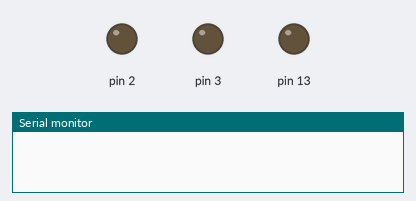
Bench run of a sketch on a simulated Arduino Uno, built with avr-gcc and run on an emulated ATmega328P. Shown: output pins drawn as LEDs (lit = HIGH), the last lines printed to the serial monitor.

Above: at 0.1 s.
At 2.2 s:
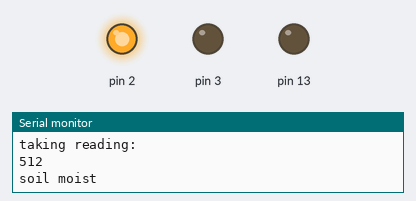
Timing chart, 0 to 3.7 s (numbered marks = the images above):
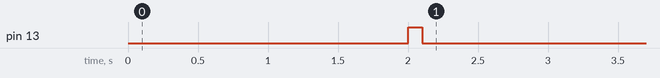

Measured:
- by itself, pin 13: LOW → HIGH at 2.0 s, → LOW 0.10 s later

The sketch:

plant.ino
```cpp
#include "MoistureSensor.h"
#include "Motor.h"
#include "DigitalPin.h"
#include "Logger.h"

MoistureSensor moistureSensor(A0, 13);
Motor waterPump(2);
DigitalPin buzzor(3);
//Logger logger(9600);

#define msReadSensorDelay 1200000
#define msBuzzorBeforeWateringDelay 100
#define msWateringActiveDelay 2000
#define msRetryAfterWateringDelay 30000
#define moistLevel 600


void setup() {
  Serial.begin(9600);

  waterPump.activate(msWateringActiveDelay);
}

void loop() {

  takeAndprocessReading();

  delay(msReadSensorDelay);
}


void takeAndprocessReading() {

  Serial.println("taking reading: ");
  int moistureReading = moistureSensor.takeReading();
  Serial.println(moistureReading);
  if (moistureReading < moistLevel)
  {
    Serial.println("soil moist");
    return;
  }

  Serial.println("soil dry: activating pump");
  buzzor.toggle(msBuzzorBeforeWateringDelay);
  waterPump.activate(msWateringActiveDelay);
  Serial.println("reading in a few secs");
  delay(msRetryAfterWateringDelay);
  takeAndprocessReading();
}
```

DigitalPin.cpp
```cpp
#include "DigitalPin.h"
#include "Arduino.h"

DigitalPin::DigitalPin(int pin)
{
  _pin = pin;

  pinMode(pin, OUTPUT);
  digitalWrite(pin, LOW);
}

void DigitalPin::on()
{
  digitalWrite(_pin, HIGH);
}

void DigitalPin::off()
{
  digitalWrite(_pin, LOW);
}

void DigitalPin::toggle(int ms)
{
  DigitalPin::on();
  delay(ms);
  DigitalPin::off();
}
```

DigitalPin.h
```cpp
#ifndef DigitalPin_h
#define DigitalPin_h

#include "Arduino.h"

class DigitalPin
{
  public:
    DigitalPin(int pin);
    void on();
    void off();
    void toggle(int ms);
  private:
    int _pin;
};

#endif
```

Logger.cpp
```cpp
#include "Logger.h"
#include "Arduino.h"

Logger::Logger(int baud)
{
  Serial.begin(baud);
}

void Logger::info(String msg)
{
  Serial.println(msg);
}

void Logger::info(int msg)
{
  Serial.println(msg);
}

void Logger::warn(String msg)
{
  Serial.println(msg);
}

void Logger::error(String msg)
{
  Serial.println(msg);
}

void Logger::debug(String msg)
{
  Serial.println(msg);
}
```

Logger.h
```cpp
#ifndef Logger_h
#define Logger_h

#include "Arduino.h"

class Logger
{
  public:
    Logger(int);
    void info(String);
    void info(int);
    void warn(String);
    void error(String);
    void debug(String);
  private:
};

#endif
```

MoistureSensor.cpp
```cpp
#include "MoistureSensor.h"
#include "Arduino.h"

MoistureSensor::MoistureSensor(int sensorPin, int vccPin)
{
  _sensorPin = sensorPin;
  _vccPin = vccPin;

  pinMode(vccPin, OUTPUT);
  digitalWrite(vccPin, LOW);
}

int MoistureSensor::takeReading()
{
  digitalWrite(_vccPin, HIGH);
  delay(100);

  int sensorValue = analogRead(_sensorPin);

  digitalWrite(_vccPin, LOW);

  return sensorValue;
}
```

MoistureSensor.h
```cpp
#ifndef MoistureSensor_h
#define MoistureSensor_h

#include "Arduino.h"

class MoistureSensor
{
  public:
    //requires a vcc pin so that we dont have it on unnecessarily and damage the sensor due to electrolysis
    MoistureSensor(int sensorPin, int vccPin);
    int takeReading();
  private:
    int _sensorPin;
    int _vccPin;
};

#endif
```

Motor.cpp
```cpp
#include "Motor.h"
#include "Arduino.h"

Motor::Motor(int pin)
{
  _pin = pin;

  pinMode(pin, OUTPUT);
  digitalWrite(pin, HIGH);
}

void Motor::activate(int ms)
{
  digitalWrite(_pin, LOW);
  delay(ms);
  digitalWrite(_pin, HIGH);
}

void Motor::reverseActivate(int ms)
{
}
```

Motor.h
```cpp
#ifndef Motor_h
#define Motor_h

#include "Arduino.h"

class Motor
{
  public:
    Motor(int pin);
    void activate(int ms);
    void reverseActivate(int ms);
  private:
    int _pin;
};

#endif
```
